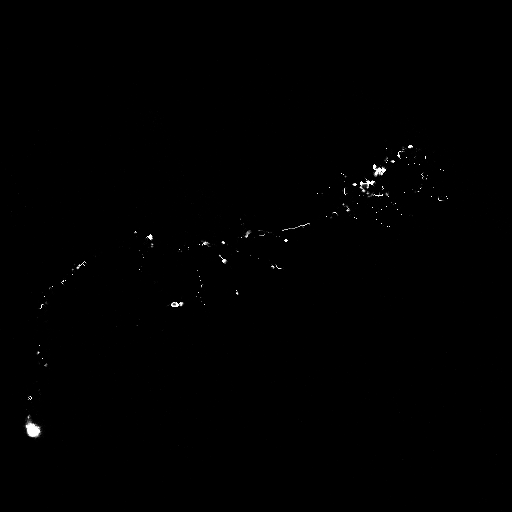
#> input picture Test/LeeSkel.tif, 512 x 512 px
$ python -i vfc.py   (imports and definitions only)
#> lines starting #> are read from the running program, lines starting #| are printed output that depends on the picture
#> further down, picture is the input picture: shape (512, 512, 3); min 0, max 255, mean 0.7
import numpy as np
from scipy import ndimage
from skimage.util import img_as_ubyte, img_as_float
from scipy.signal import convolve2d
from concurrent.futures import ProcessPoolExecutor
import cv2 as cv


# [13 lines left out: function convolve3d, not called in this run]


def create_edge_map(image3d, mode="sobel"):
#> called with mode = 'sobel'
    edge_map = np.zeros_like(image3d)
    if mode == "sobel":
        image3d = img_as_float(image3d)
        # Calcular gradientes usando Sobel
        # sobelz = ndimage.sobel(image3d, 0)
        sobely = ndimage.sobel(image3d, 1)
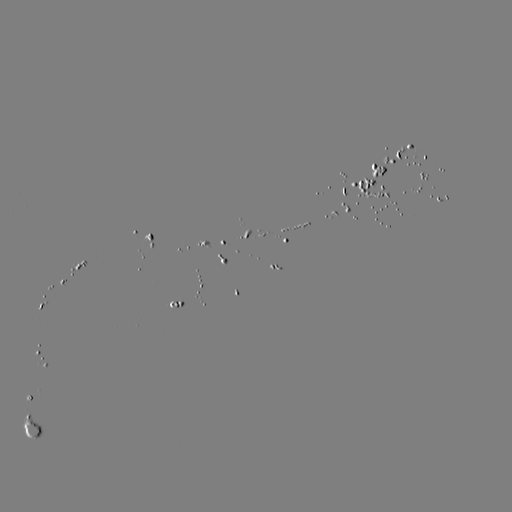
#> sobely: shape (512, 512, 3) float64; min -16, max 16, mean -1.44e-06; drawn with min black and max white
        sobelx = ndimage.sobel(image3d, 2)
#> sobelx: shape (512, 512, 3) float64; every value is 0

        # Magnitude do gradiente
        edge_map = np.sqrt(sobelx**2 + sobely**2)  # + sobelz**2

        # Normalizar para [0,1]
        edge_map = (edge_map - edge_map.min()) / (edge_map.max() - edge_map.min())
    # [5 lines of commented-out code are left out]
    elif mode == "canny":
        image3d = img_as_ubyte(image3d)
        for z in range(image3d.shape[0]):
            edge_map[z] = cv.Canny(
                image3d[z], int(255 * 0.1), int(255 * 0.3), L2gradient=True
            )
    elif mode == "prewitt":
        prewitt_x = ndimage.prewitt(image3d, axis=1)
        prewitt_y = ndimage.prewitt(image3d, axis=2)
        edge_map = np.sqrt(prewitt_x**2 + prewitt_y**2)
        edge_map = (edge_map - edge_map.min()) / (edge_map.max() - edge_map.min())

    elif mode == "laplace":
        laplacian = ndimage.laplace(image3d)
        edge_map = np.abs(laplacian)
        edge_map = (edge_map - edge_map.min()) / (edge_map.max() - edge_map.min())

    elif mode == "roberts":
        pass

    else:
        print("choose one of the provided modes")

    return img_as_float(edge_map)


# [151 lines left out: functions create_vfc_kernel, process_chunk, apply_vfc_3d_parallel_improved, medialness, scale_space_medialness, local_maxima_3D and 1 more, not called in this run]

>>> import cv2
>>> picture = cv2.imread('../Test/LeeSkel.tif')
>>> result = create_edge_map(picture)

$ run again, on Test/OPOG_1.png
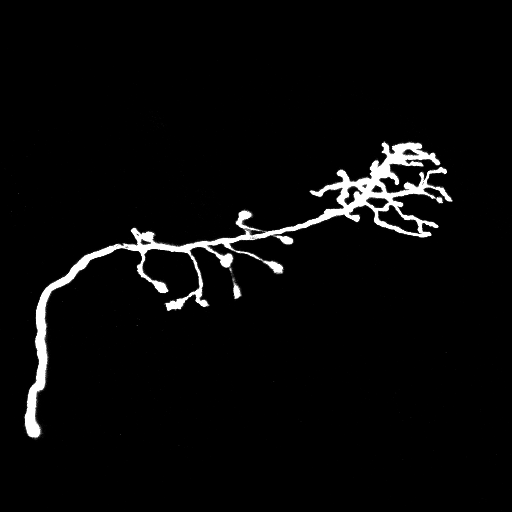
#> input picture Test/OPOG_1.png, 512 x 512 px
#> picture is the input picture: shape (512, 512, 3); min 0, max 255, mean 8.7
#> in create_edge_map, `sobely = ndimage.sobel(image3d, 1)`:
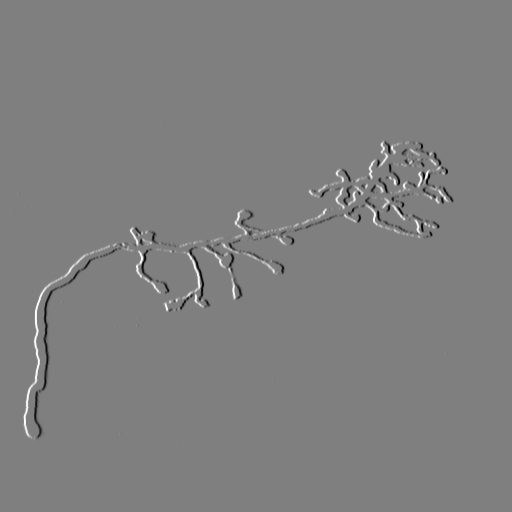
#> sobely: shape (512, 512, 3) float64; min -16, max 16, mean 5.33e-19; drawn with min black and max white
#> sobelx: shape (512, 512, 3) float64; every value is 0
#> in create_edge_map, `edge_map = np.sqrt(sobelx**2 + sobely**2)`:
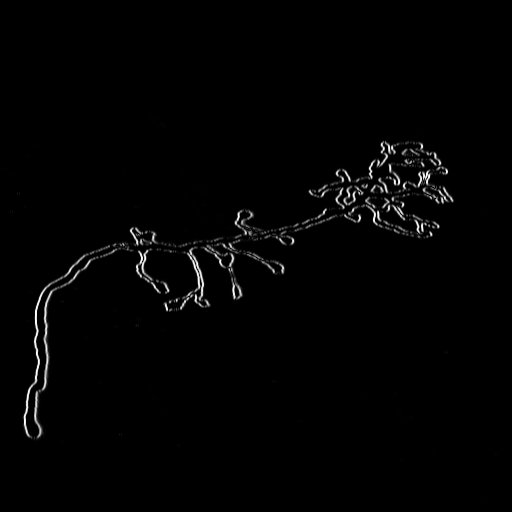
#> edge_map: shape (512, 512, 3) float64; min 0, max 16, mean 0.196; drawn with min black and max white
